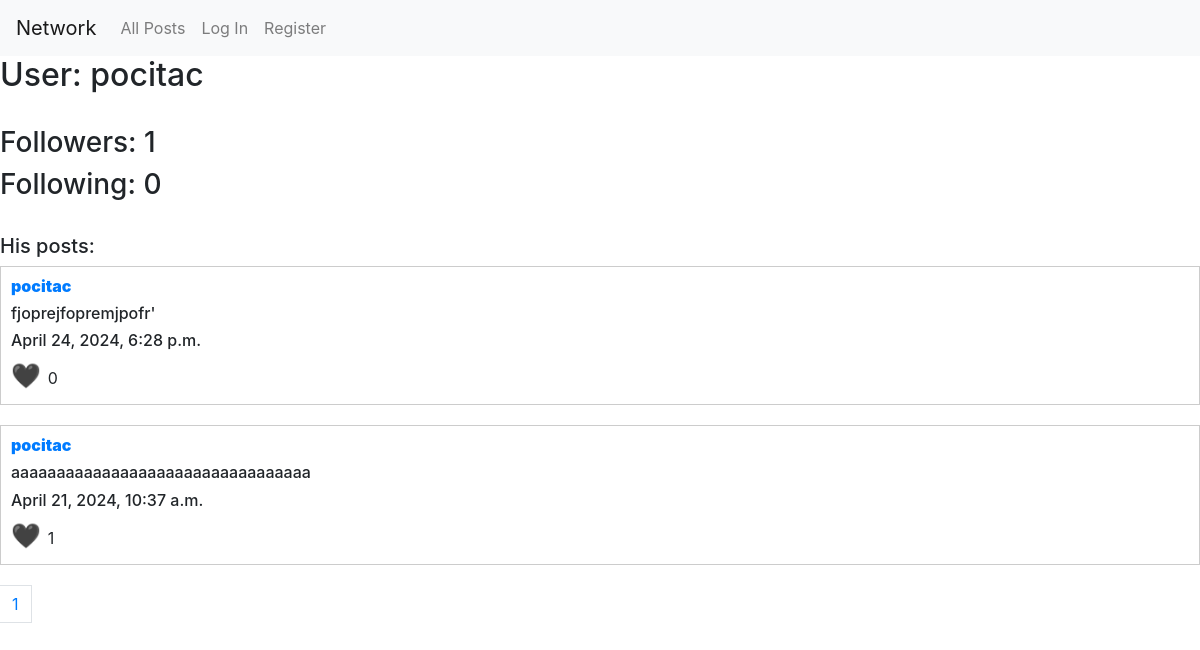
Page /profile/pocitac on the earlier database version.
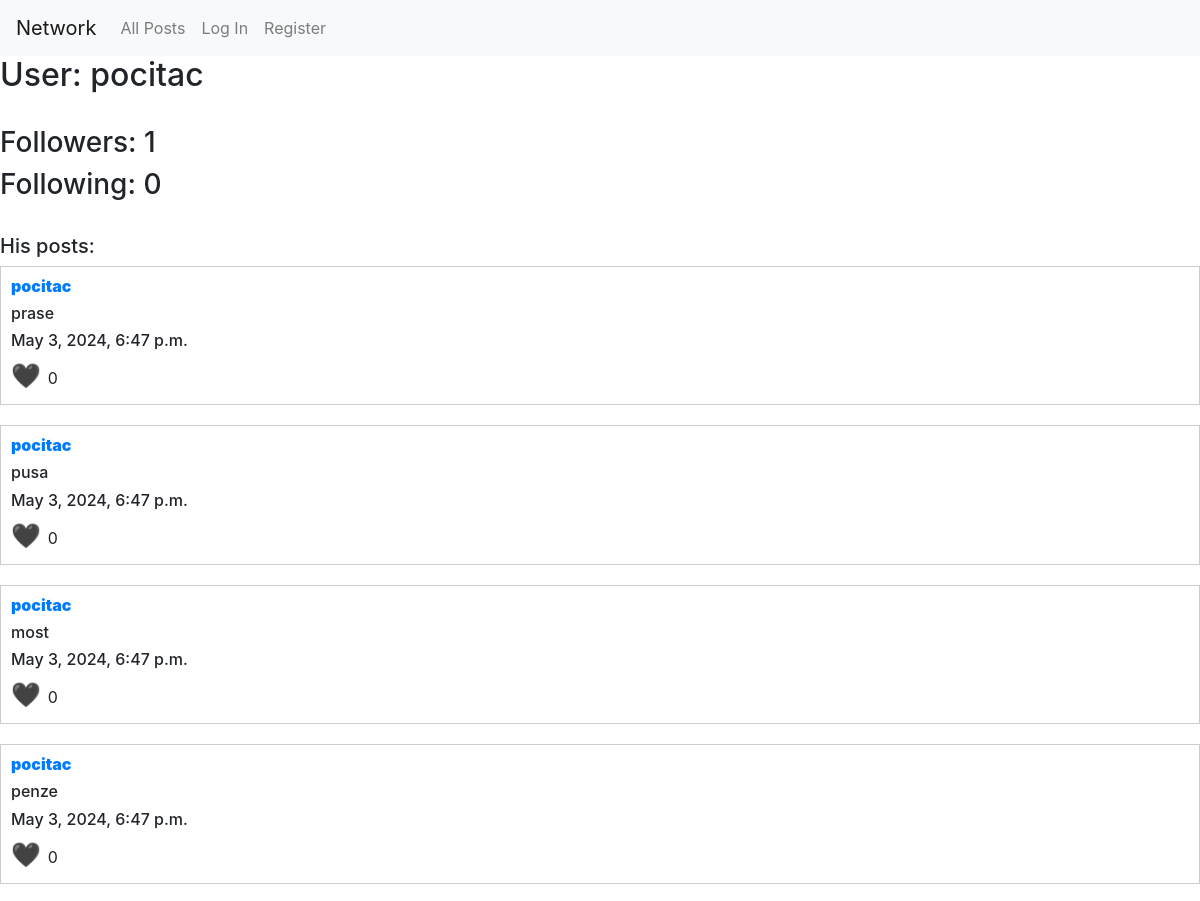
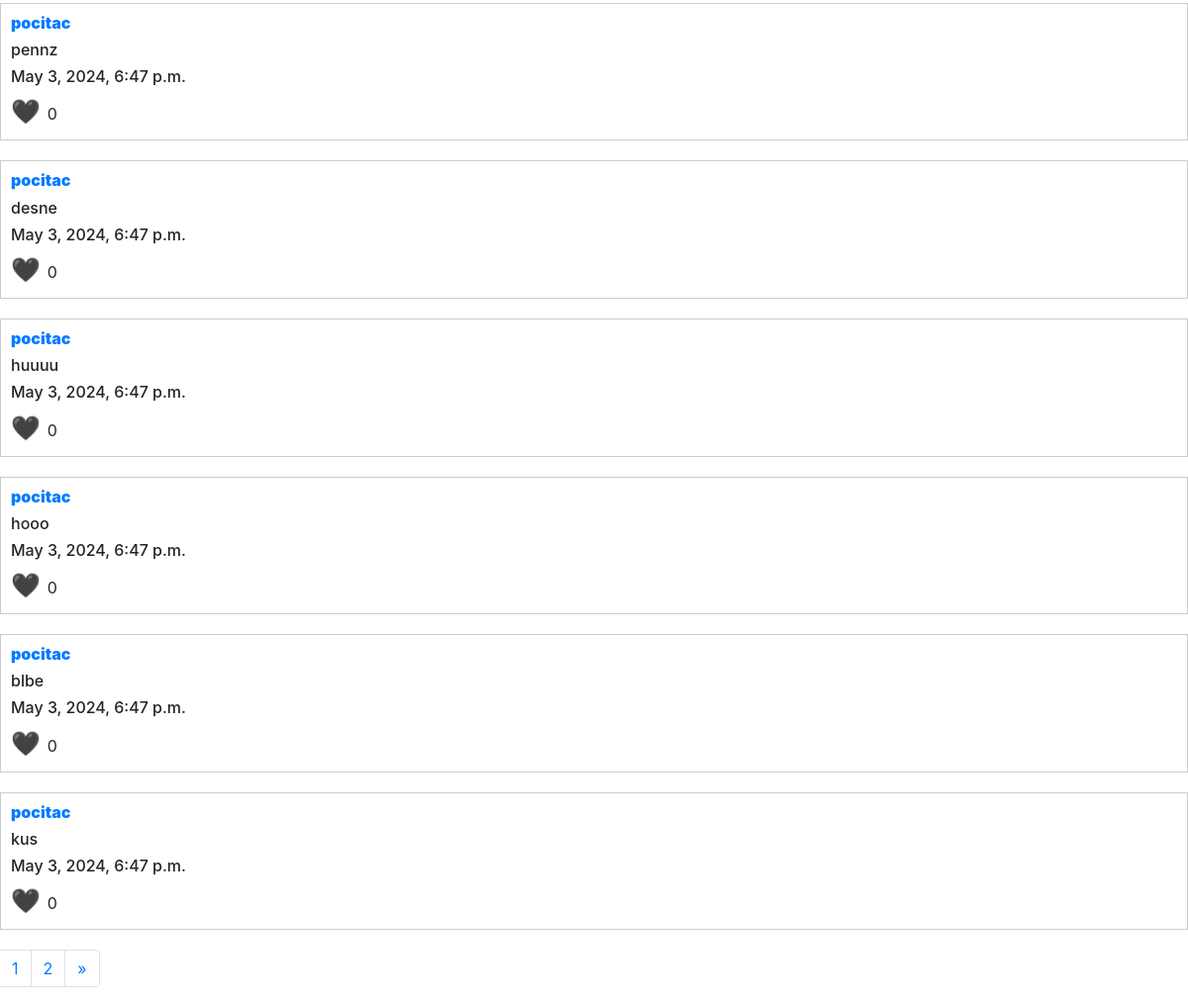
Same page on the later database version (2 pictures, top to bottom).
### network/models.py (models this page shows)
class User(AbstractUser):
    followers = models.ManyToManyField("self", symmetrical=False)

class Post(models.Model):
    id = models.IntegerField(primary_key=True)
    date = models.DateTimeField(auto_now=True)
    information = models.CharField(max_length=1024)
    author = models.ForeignKey(User, on_delete=models.CASCADE, related_name="posts")
    likes = models.ManyToManyField(User)

### network/views.py (the view)
def profile(request,author):
    posts = Post.objects.filter(author__username=author).order_by('-date')
    user_all = User.objects.get(username=author)
    paginator = Paginator(posts, 10)
    page_number = request.GET.get("page", 1)
    page_obj = paginator.get_page(page_number)
    list_stranek = [i for i in range(1, paginator.num_pages+1)]
    return render (request, "network/profile.html", {
        "posts": page_obj,
        "username_1":author,
        "user_all":user_all,
        "pages":list_stranek
        })

### network/templates/network/profile.html (shortened to what this page needs)
{% extends "network/all_posts.html" %}
{% block all_posts %}
<h2>User: {{username_1}}</h2>
<br>
<h3>Followers: {{user_all.followers.all.count}}</h3>
<h3>Following: {{user_all.user_set.all.count}}</h3>
<br>
<h5>His posts:</h5>
{% endblock %}
{% block pagination %}
<nav aria-label="Page navigation example">
    <ul class="pagination">
      {% for page_number in pages %}
      <li class="page-item"><a class="page-link" href="{% url 'profile' username_1 %}?page={{page_number }}">{{page_number}}</a></li>
      {% endfor %}
      <li class="page-item">
        {% if posts.has_next %}
            <a class="page-link" href="{% url 'profile' username_1 %}?page={{ posts.next_page_number }}" aria-label="Next">
            <span aria-hidden="true">&raquo;</span>
        {% endif %}
        </a>
      </li>
    </ul>
  </nav>
{% endblock %}

### network/templates/network/all_posts.html (shortened to what this page needs)
{% extends "network/layout.html" %}
{% block body %}
{%  block all_posts %}
{% endblock %}
{% for post in posts %}
<div class="post">
    <h6 class="author">
        <a href="{% url 'profile' post.author %}"><strong>{{ post.author}}</strong></a>
    </h6>
    <h6>{{post.information}}</h6>
    <h6>{{post.date}}</h6>
    <span data-post-id="{{post.id}}" class="heart" onclick="likes(this)">
        {% if not user in post.likes.all %}
            🖤
        {% else %}
            ❤️
        {% endif %}
        </span>
    <span id="likes-{{post.id}}">{{post.likes.all|length}}</span>
</div>
{%endfor%}
{% block pagination %}
{% endblock %}
{% endblock %}

### network/templates/network/layout.html (shortened to what this page needs)
{% load static %}
<!DOCTYPE html>
<html lang="en">
    <head>
        <link rel="stylesheet" href="https://stackpath.bootstrapcdn.com/bootstrap/4.4.1/css/bootstrap.min.css">
        <link href="{% static 'network/styles.css' %}" rel="stylesheet">
    </head>
    <body>
        <nav class="navbar navbar-expand-lg navbar-light bg-light">
            <a class="navbar-brand" href="#">Network</a>
            <div>
              <ul class="navbar-nav mr-auto">
                <li class="nav-item">
                  <a class="nav-link" href="{% url 'index' %}">All Posts</a>
                </li>
                {% if user.is_authenticated %}
                    <li class="nav-item">
                        <a class="nav-link" href="{% url 'following_page' %}">Following</a>
                    </li>
                    <li class="nav-item">
                        <a class="nav-link" href="{% url 'logout' %}">Log Out</a>
                    </li>
                {% else %}
                    <li class="nav-item">
                        <a class="nav-link" href="{% url 'login' %}">Log In</a>
                    </li>
                    <li class="nav-item">
                        <a class="nav-link" href="{% url 'register' %}">Register</a>
                    </li>
                {% endif %}
              </ul>
            </div>
          </nav>
        <div class="body">
            {% block body %}
            {% endblock %}
        </div>
    </body>
</html>

### network/static/network/styles.css (style rules this page uses)
.post { border: 1px solid #ccc; padding: 10px; margin-bottom: 20px; }
.author { font-weight: bold; }
.heart { cursor: pointer; font-size: 24px; color: red; }

Differences in the rows shown:
no longer on this page (row unchanged): Post: author "pocitac", information "fjoprejfopremjpofr'", date "April 24, 2024, 6:28 p.m.", likes.all|length "0"
no longer on this page (row unchanged): Post: author "pocitac", information "aaaaaaaaaaaaaaaaaaaaaaaaaaaaaaaaa", date "April 21, 2024, 10:37 a.m.", likes.all|length "1"
added Post: author "pocitac", information "prase", date "May 3, 2024, 6:47 p.m.", likes.all|length "0"
added Post: author "pocitac", information "pusa", date "May 3, 2024, 6:47 p.m.", likes.all|length "0"
added Post: author "pocitac", information "most", date "May 3, 2024, 6:47 p.m.", likes.all|length "0"
added Post: author "pocitac", information "penze", date "May 3, 2024, 6:47 p.m.", likes.all|length "0"
added Post: author "pocitac", information "pennz", date "May 3, 2024, 6:47 p.m.", likes.all|length "0"
added Post: author "pocitac", information "desne", date "May 3, 2024, 6:47 p.m.", likes.all|length "0"
added Post: author "pocitac", information "huuuu", date "May 3, 2024, 6:47 p.m.", likes.all|length "0"
added Post: author "pocitac", information "hooo", date "May 3, 2024, 6:47 p.m.", likes.all|length "0"
added Post: author "pocitac", information "blbe", date "May 3, 2024, 6:47 p.m.", likes.all|length "0"
added Post: author "pocitac", information "kus", date "May 3, 2024, 6:47 p.m.", likes.all|length "0"
Other differences:
new list line: "2"
